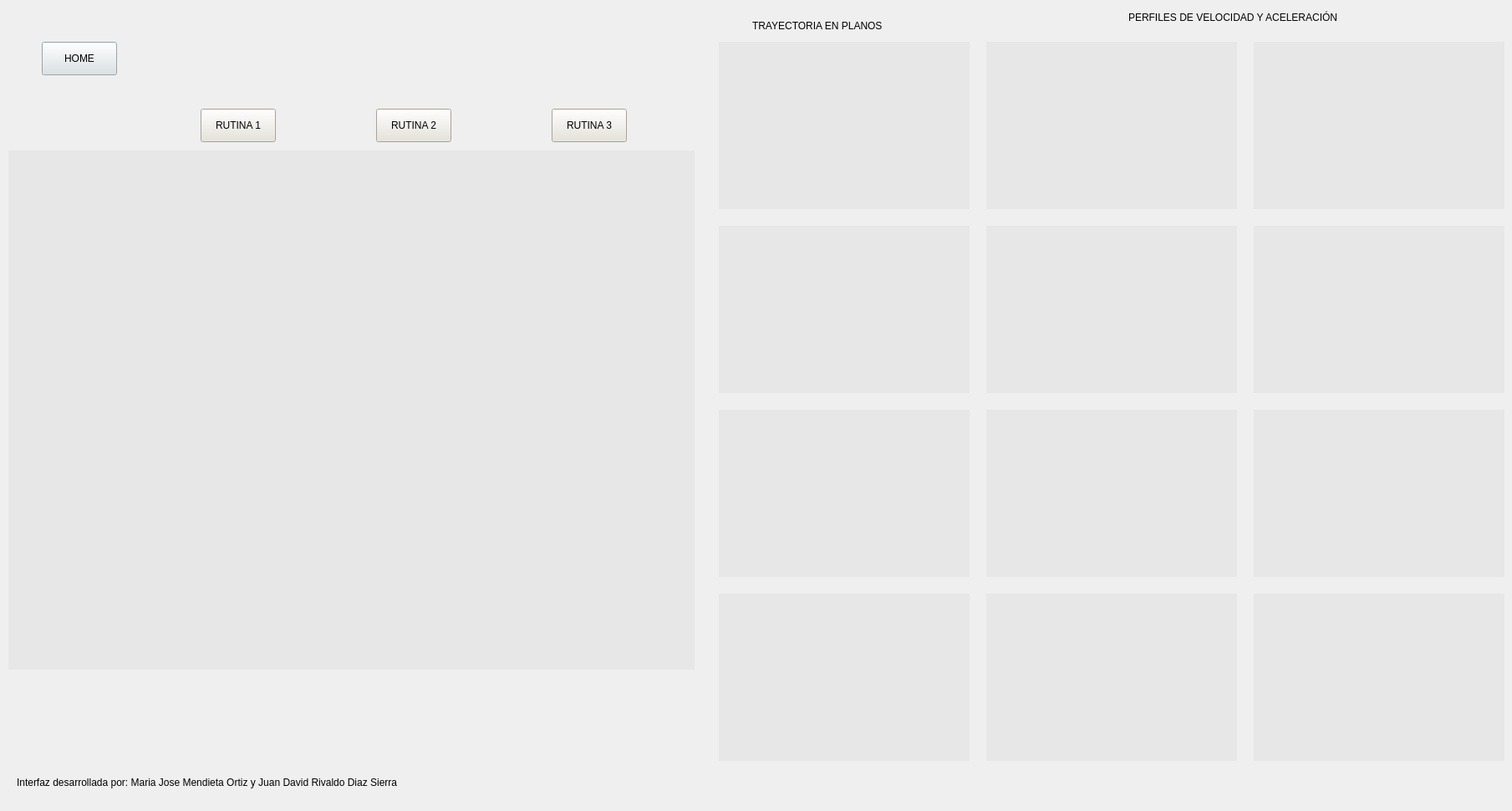
    <widget class="QWidget" name="rutinas">
     <property name="accessibleName">
      <string>rutinas</string>
     </property>
     <property name="styleSheet">
      <string notr="true"/>
     </property>
     <attribute name="title">
      <string>Rutinas</string>
     </attribute>
     <widget class="QPushButton" name="botonhome_7">
      <property name="geometry">
       <rect>
        <x>50</x>
        <y>50</y>
        <width>90</width>
        <height>40</height>
       </rect>
      </property>
      <property name="styleSheet">
       <string notr="true">font: 9pt &quot;Cambria Math&quot;;
background-color: rgb(217, 225, 229);</string>
      </property>
      <property name="text">
       <string>HOME</string>
      </property>
     </widget>
     <widget class="QFrame" name="verticalFrame_82">
      <property name="geometry">
       <rect>
        <x>1500</x>
        <y>490</y>
        <width>300</width>
        <height>200</height>
       </rect>
      </property>
      <property name="styleSheet">
       <string notr="true">background-color: rgb(231, 231, 231);</string>
      </property>
      <layout class="QVBoxLayout" name="verticalLayout_97">
       <item>
        <layout class="QVBoxLayout" name="aceleracionq3_6"/>
       </item>
      </layout>
     </widget>
     <widget class="QFrame" name="verticalFrame_83">
      <property name="geometry">
       <rect>
        <x>1180</x>
        <y>490</y>
        <width>300</width>
        <height>200</height>
       </rect>
      </property>
      <property name="styleSheet">
       <string notr="true">background-color: rgb(231, 231, 231);</string>
      </property>
      <layout class="QVBoxLayout" name="verticalLayout_98">
       <item>
        <layout class="QVBoxLayout" name="velocidadq3_6"/>
       </item>
      </layout>
     </widget>
     <widget class="QLabel" name="label_76">
      <property name="geometry">
       <rect>
        <x>40</x>
        <y>800</y>
        <width>150</width>
        <height>120</height>
       </rect>
      </property>
      <property name="text">
       <string/>
      </property>
      <property name="pixmap">
       <pixmap>../../../../../../../../Downloads/unibague.png</pixmap>
      </property>
      <property name="scaledContents">
       <bool>true</bool>
      </property>
     </widget>
     <widget class="QLabel" name="label_114">
      <property name="geometry">
       <rect>
        <x>220</x>
        <y>810</y>
        <width>350</width>
        <height>100</height>
       </rect>
      </property>
      <property name="styleSheet">
       <string notr="true"/>
      </property>
      <property name="text">
       <string/>
      </property>
      <property name="textFormat">
       <enum>Qt::AutoText</enum>
      </property>
      <property name="pixmap">
       <pixmap>../../../../../../../../Downloads/imacuna.907c49ac.png</pixmap>
      </property>
      <property name="scaledContents">
       <bool>true</bool>
      </property>
     </widget>
     <widget class="QFrame" name="verticalFrame_84">
      <property name="geometry">
       <rect>
        <x>1180</x>
        <y>270</y>
        <width>300</width>
        <height>200</height>
       </rect>
      </property>
      <property name="styleSheet">
       <string notr="true">background-color: rgb(231, 231, 231);</string>
      </property>
      <layout class="QVBoxLayout" name="verticalLayout_99">
       <item>
        <layout class="QVBoxLayout" name="velocidadq2_6"/>
       </item>
      </layout>
     </widget>
     <widget class="QFrame" name="verticalFrame_85">
      <property name="geometry">
       <rect>
        <x>860</x>
        <y>50</y>
        <width>300</width>
        <height>200</height>
       </rect>
      </property>
      <property name="styleSheet">
       <string notr="true">background-color: rgb(231, 231, 231);</string>
      </property>
      <layout class="QVBoxLayout" name="verticalLayout_100">
       <item>
        <layout class="QVBoxLayout" name="planoq1_6"/>
       </item>
      </layout>
     </widget>
     <widget class="QFrame" name="verticalFrame_86">
      <property name="geometry">
       <rect>
        <x>1500</x>
        <y>270</y>
        <width>300</width>
        <height>200</height>
       </rect>
      </property>
      <property name="styleSheet">
       <string notr="true">background-color: rgb(231, 231, 231);</string>
      </property>
      <layout class="QVBoxLayout" name="verticalLayout_101">
       <item>
        <layout class="QVBoxLayout" name="aceleracionq2_6"/>
       </item>
      </layout>
     </widget>
     <widget class="QFrame" name="verticalFrame_87">
      <property name="geometry">
       <rect>
        <x>1500</x>
        <y>710</y>
        <width>300</width>
        <height>200</height>
       </rect>
      </property>
      <property name="styleSheet">
       <string notr="true">background-color: rgb(231, 231, 231);</string>
      </property>
      <layout class="QVBoxLayout" name="verticalLayout_102">
       <item>
        <layout class="QVBoxLayout" name="aceleracionq4_6"/>
       </item>
      </layout>
     </widget>
     <widget class="QFrame" name="verticalFrame_88">
      <property name="geometry">
       <rect>
        <x>860</x>
        <y>490</y>
        <width>300</width>
        <height>200</height>
       </rect>
      </property>
      <property name="styleSheet">
       <string notr="true">background-color: rgb(231, 231, 231);</string>
      </property>
      <layout class="QVBoxLayout" name="verticalLayout_103">
       <item>
        <layout class="QVBoxLayout" name="planoq3_6"/>
       </item>
      </layout>
     </widget>
     <widget class="QFrame" name="verticalFrame_89">
      <property name="geometry">
       <rect>
        <x>860</x>
        <y>710</y>
        <width>300</width>
        <height>200</height>
       </rect>
      </property>
      <property name="styleSheet">
       <string notr="true">background-color: rgb(231, 231, 231);</string>
      </property>
      <layout class="QVBoxLayout" name="verticalLayout_104">
       <item>
        <layout class="QVBoxLayout" name="planoq4_6"/>
       </item>
      </layout>
     </widget>
     <widget class="QFrame" name="verticalFrame_90">
      <property name="geometry">
       <rect>
        <x>1180</x>
        <y>50</y>
        <width>300</width>
        <height>200</height>
       </rect>
      </property>
      <property name="styleSheet">
       <string notr="true">background-color: rgb(231, 231, 231);</string>
      </property>
      <layout class="QVBoxLayout" name="verticalLayout_105">
       <item>
        <layout class="QVBoxLayout" name="velocidadq1_6"/>
       </item>
      </layout>
     </widget>
     <widget class="QFrame" name="verticalFrame_91">
      <property name="geometry">
       <rect>
        <x>1500</x>
        <y>50</y>
        <width>300</width>
        <height>200</height>
       </rect>
      </property>
      <property name="styleSheet">
       <string notr="true">background-color: rgb(231, 231, 231);</string>
      </property>
      <layout class="QVBoxLayout" name="verticalLayout_106">
       <item>
        <layout class="QVBoxLayout" name="aceleracionq1_6"/>
       </item>
      </layout>
     </widget>
     <widget class="QFrame" name="verticalFrame_92">
      <property name="geometry">
       <rect>
        <x>10</x>
        <y>180</y>
        <width>821</width>
        <height>621</height>
       </rect>
      </property>
      <property name="styleSheet">
       <string notr="true">background-color: rgb(231, 231, 231);</string>
      </property>
      <layout class="QVBoxLayout" name="verticalLayout_107">
       <item>
        <layout class="QVBoxLayout" name="graficamovimientodirecta_6"/>
       </item>
      </layout>
     </widget>
     <widget class="QLabel" name="label_115">
      <property name="geometry">
       <rect>
        <x>1350</x>
        <y>10</y>
        <width>361</width>
        <height>21</height>
       </rect>
      </property>
      <property name="styleSheet">
       <string notr="true">font: 9pt &quot;Cambria Math&quot;;</string>
      </property>
      <property name="text">
       <string>PERFILES DE VELOCIDAD Y ACELERACIÓN</string>
      </property>
     </widget>
     <widget class="QFrame" name="verticalFrame_93">
      <property name="geometry">
       <rect>
        <x>860</x>
        <y>270</y>
        <width>300</width>
        <height>200</height>
       </rect>
      </property>
      <property name="styleSheet">
       <string notr="true">background-color: rgb(231, 231, 231);</string>
      </property>
      <layout class="QVBoxLayout" name="verticalLayout_108">
       <item>
        <layout class="QVBoxLayout" name="planoq2_6"/>
       </item>
      </layout>
     </widget>
     <widget class="QLabel" name="label_116">
      <property name="geometry">
       <rect>
        <x>900</x>
        <y>20</y>
        <width>251</width>
        <height>21</height>
       </rect>
      </property>
      <property name="styleSheet">
       <string notr="true">font: 9pt &quot;Cambria Math&quot;;</string>
      </property>
      <property name="text">
       <string>TRAYECTORIA EN PLANOS</string>
      </property>
     </widget>
     <widget class="QLabel" name="label_117">
      <property name="geometry">
       <rect>
        <x>20</x>
        <y>910</y>
        <width>800</width>
        <height>51</height>
       </rect>
      </property>
      <property name="styleSheet">
       <string notr="true">font: italic 12pt &quot;Cambria&quot;;</string>
      </property>
      <property name="text">
       <string>Interfaz desarrollada por: Maria Jose Mendieta Ortiz y Juan David Rivaldo Diaz Sierra </string>
      </property>
     </widget>
     <widget class="QFrame" name="verticalFrame_94">
      <property name="geometry">
       <rect>
        <x>1180</x>
        <y>710</y>
        <width>300</width>
        <height>200</height>
       </rect>
      </property>
      <property name="styleSheet">
       <string notr="true">background-color: rgb(231, 231, 231);</string>
      </property>
      <layout class="QVBoxLayout" name="verticalLayout_109">
       <item>
        <layout class="QVBoxLayout" name="velocidadq4_6"/>
       </item>
      </layout>
     </widget>
     <widget class="QPushButton" name="botonrutina1">
      <property name="geometry">
       <rect>
        <x>240</x>
        <y>130</y>
        <width>90</width>
        <height>40</height>
       </rect>
      </property>
      <property name="styleSheet">
       <string notr="true">font: 9pt &quot;Cambria Math&quot;;
background-color: rgb(231, 227, 216);</string>
      </property>
      <property name="text">
       <string>RUTINA 1</string>
      </property>
     </widget>
     <widget class="QPushButton" name="botonrutina2">
      <property name="geometry">
       <rect>
        <x>450</x>
        <y>130</y>
        <width>90</width>
        <height>40</height>
       </rect>
      </property>
      <property name="styleSheet">
       <string notr="true">font: 9pt &quot;Cambria Math&quot;;
background-color: rgb(231, 227, 216);</string>
      </property>
      <property name="text">
       <string>RUTINA 2</string>
      </property>
     </widget>
     <widget class="QPushButton" name="botonrutina3">
      <property name="geometry">
       <rect>
        <x>660</x>
        <y>130</y>
        <width>90</width>
        <height>40</height>
       </rect>
      </property>
      <property name="styleSheet">
       <string notr="true">font: 9pt &quot;Cambria Math&quot;;
background-color: rgb(231, 227, 216);</string>
      </property>
      <property name="text">
       <string>RUTINA 3</string>
      </property>
     </widget>
     <widget class="QLabel" name="label_118">
      <property name="geometry">
       <rect>
        <x>460</x>
        <y>20</y>
        <width>75</width>
        <height>100</height>
       </rect>
      </property>
      <property name="text">
       <string/>
      </property>
      <property name="pixmap">
       <pixmap>../../../../../../../../Pictures/Screenshots/pieza1.png</pixmap>
      </property>
      <property name="scaledContents">
       <bool>true</bool>
      </property>
     </widget>
     <widget class="QLabel" name="label_119">
      <property name="geometry">
       <rect>
        <x>670</x>
        <y>20</y>
        <width>75</width>
        <height>100</height>
       </rect>
      </property>
      <property name="text">
       <string/>
      </property>
      <property name="pixmap">
       <pixmap>../../../../../../../../Pictures/Screenshots/pieza2.png</pixmap>
      </property>
      <property name="scaledContents">
       <bool>true</bool>
      </property>
     </widget>
     <widget class="QLabel" name="label_120">
      <property name="geometry">
       <rect>
        <x>250</x>
        <y>20</y>
        <width>75</width>
        <height>100</height>
       </rect>
      </property>
      <property name="text">
       <string/>
      </property>
      <property name="pixmap">
       <pixmap>../../../../../../../../Pictures/Screenshots/pieza3.png</pixmap>
      </property>
      <property name="scaledContents">
       <bool>true</bool>
      </property>
     </widget>
    </widget>
